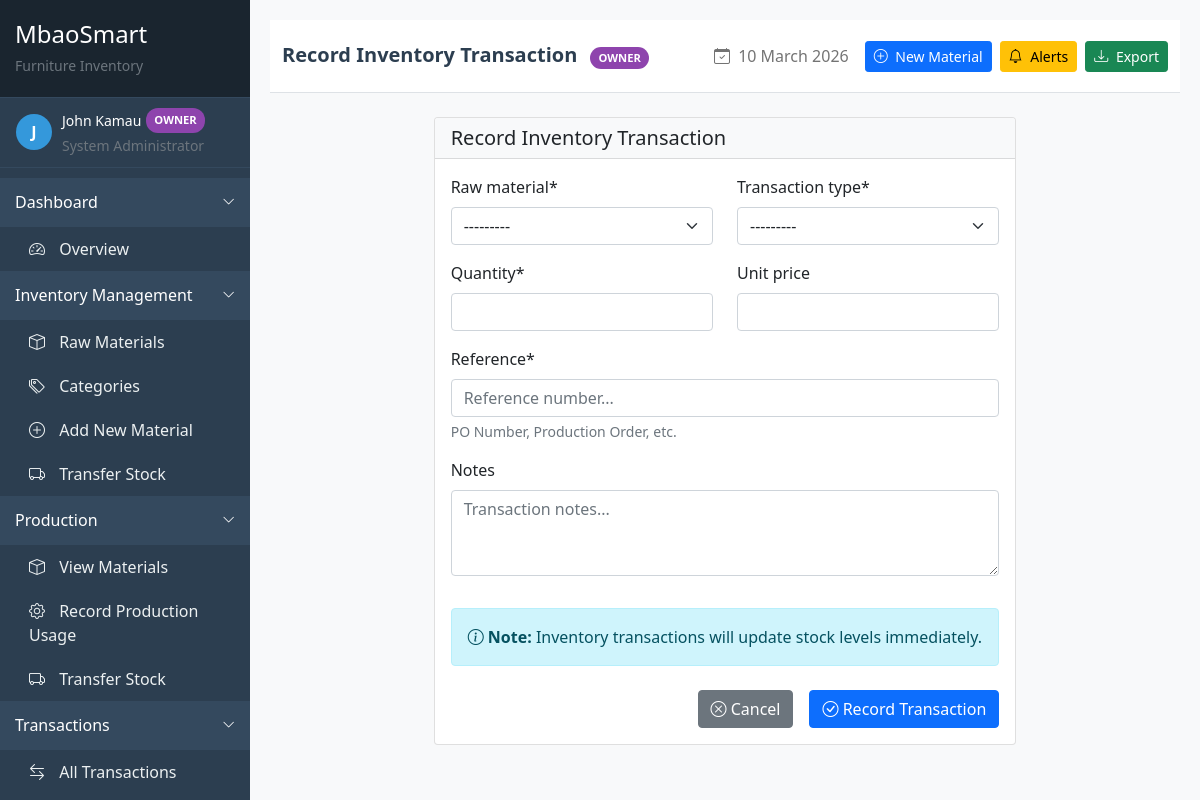
The app's page /inventory/transactions/create/ (signed in) with its own data.
### accounts/models.py (models this page shows, shortened)
class User(AbstractUser):
    USER_ROLES = (
        ('owner', 'Owner'),
        ('store_manager', 'Store Manager'),
        ('production_manager', 'Production Manager'),
        ('supervisor', 'Supervisor'),
        ('accountant', 'Accountant'),
        ('fundi', 'Fundi/Worker'),
        ('sales_person', 'Sales Person'),
        ('shop_manager', 'Shop Manager'),
    )
    phone_regex = RegexValidator(
        regex=r'^\+?1?\d{9,15}$',
        message="Phone number must be entered in the format: '+254700123456'. Up to 15 digits allowed."
    )
    role = models.CharField(max_length=20, choices=USER_ROLES, default='fundi')
    phone_number = models.CharField(validators=[phone_regex], max_length=17, blank=True)
    address = models.TextField(blank=True)
    id_number = models.CharField(max_length=20, blank=True)
    kra_pin = models.CharField(max_length=20, blank=True)
    nhif_number = models.CharField(max_length=20, blank=True)
    nssf_number = models.CharField(max_length=20, blank=True)
    bank_name = models.CharField(max_length=100, blank=True)
    bank_account = models.CharField(max_length=50, blank=True)
    branch = models.CharField(max_length=100, blank=True)
    date_joined = models.DateField(auto_now_add=True)
    profile_picture = models.ImageField(upload_to='profile_pics/', blank=True)
    is_active = models.BooleanField(default=True)
    class Meta:
        ordering = ['-date_joined']

### inventory/views.py (the view)
# urls.py: path('transactions/create/', views.create_inventory_transaction, name='transaction_create'),
@login_required
@permission_required('inventory.add_inventorytransaction')
def create_inventory_transaction(request):
    if request.method == 'POST':
        form = InventoryTransactionForm(request.POST)
        if form.is_valid():
            transaction = form.save(commit=False)
            transaction.created_by = request.user
            if not transaction.total_value and transaction.unit_price:
                transaction.total_value = transaction.quantity * transaction.unit_price
            transaction.save()
            messages.success(request, 'Inventory transaction recorded successfully!')
            return redirect('inventory:transaction_list')  # Fixed namespace
    else:
        form = InventoryTransactionForm()
    return render(request, 'inventory/transaction_form.html', {
        'form': form,
        'title': 'Record Inventory Transaction'
    })

### inventory/forms.py
class InventoryTransactionForm(forms.ModelForm):
    class Meta:
        model = InventoryTransaction
        fields = ['raw_material', 'transaction_type', 'quantity', 'unit_price', 'reference', 'notes']
        widgets = {
            'raw_material': forms.Select(attrs={'class': 'form-control'}),
            'transaction_type': forms.Select(attrs={'class': 'form-control'}),
            'quantity': forms.NumberInput(attrs={'class': 'form-control', 'step': '0.01'}),
            'unit_price': forms.NumberInput(attrs={'class': 'form-control', 'step': '0.01'}),
            'reference': forms.TextInput(attrs={'class': 'form-control', 'placeholder': 'Reference number...'}),
            'notes': forms.Textarea(attrs={'class': 'form-control', 'rows': 3, 'placeholder': 'Transaction notes...'}),
        }

### inventory/context_processors.py (called while the page is built)
def stock_alert_count(request):
    if request.user.is_authenticated:
        count = StockAlert.objects.filter(is_active=True).count()
        return {'stock_alert_count': count}
    return {'stock_alert_count': 0}

### inventory/models.py (called while the page is built)
    def __str__(self):
        return f"{self.name} ({self.unit})"

### templates/inventory/transaction_form.html (shortened to what this page needs)
{% extends 'base/base.html' %}
{% load crispy_forms_tags %}
{% block page_title %}{{ title }}{% endblock %}
{% block content %}
<div class="row">
    <div class="col-md-8 mx-auto">
        <div class="card">
            <div class="card-header bg-light">
                <h5 class="mb-0">{{ title }}</h5>
            </div>
            <div class="card-body">
                <form method="post" id="transactionForm">
                    <div class="row">
                        <div class="col-md-6">
                            {{ form.raw_material|as_crispy_field }}
                        </div>
                        <div class="col-md-6">
                            {{ form.transaction_type|as_crispy_field }}
                        </div>
                        <div class="col-md-6">
                            {{ form.quantity|as_crispy_field }}
                        </div>
                        <div class="col-md-6">
                            {{ form.unit_price|as_crispy_field }}
                        </div>
                        <div class="col-md-12">
                            {{ form.reference|as_crispy_field }}
                        </div>
                        <div class="col-md-12">
                            {{ form.notes|as_crispy_field }}
                        </div>
                    </div>
                    <div class="alert alert-info mt-3" id="transactionNote">
                        <i class="bi bi-info-circle"></i>
                        <strong>Note:</strong>
                        <span id="noteText">
                            Inventory transactions will update stock levels immediately.
                        </span>
                    </div>
                    <div class="d-grid gap-2 d-md-flex justify-content-md-end mt-4">
                        <a href="{% url 'inventory:transaction_list' %}" class="btn btn-secondary me-md-2">
                            <i class="bi bi-x-circle"></i> Cancel
                        </a>
                        <button type="submit" class="btn btn-primary">
                            <i class="bi bi-check-circle"></i> Record Transaction
                        </button>
                    </div>
                </form>
            </div>
        </div>
    </div>
</div>
{% endblock %}

### templates/base/base.html (shortened to what this page needs)
<!DOCTYPE html>
<html lang="en">
<head>
    <link href="https://cdn.jsdelivr.net/npm/bootstrap@5.1.3/dist/css/bootstrap.min.css" rel="stylesheet">
    <link rel="stylesheet" href="https://cdn.jsdelivr.net/npm/bootstrap-icons@1.8.1/font/bootstrap-icons.css">
</head>
<body>
    <div class="sidebar" id="sidebarMenu">
        <div class="sidebar-header">
            <h4 class="text-white mb-1">MbaoSmart</h4>
            <small class="text-muted">Furniture Inventory</small>
        </div>
        <div class="sidebar-content">
            <div class="user-info px-3">
                <div class="d-flex align-items-center">
                    <div class="user-avatar">
                        {{ request.user.get_full_name|default:request.user.username|first|upper }}
                    </div>
                    <div>
                        <div class="text-white small d-flex align-items-center">
                            {{ request.user.get_full_name|default:request.user.username }}
                            <span class="role-badge {{ request.user.role }}">{{ request.user.get_role_display }}</span>
                        </div>
                        <small class="text-muted">
                            {% if request.user.role == 'owner' %}System Administrator
                            {% elif request.user.role == 'store_manager' %}Inventory Manager
                            {% elif request.user.role == 'production_manager' %}Production Manager
                            {% elif request.user.role == 'accountant' %}Financial Controller
                            {% elif request.user.role == 'fundi' %}Workshop Staff
                            {% else %}Staff Member{% endif %}
                        </small>
                    </div>
                </div>
            </div>
            <div class="menu-section {% if request.resolver_match.url_name == 'dashboard' %}active{% endif %}" data-toggle="dashboard-section">
                <span>Dashboard</span>
                <i class="bi bi-chevron-down toggle-icon"></i>
            </div>
            <div class="submenu" id="dashboard-section">
                <a class="menu-item {% if request.resolver_match.url_name == 'dashboard' %}active{% endif %}"
                   href="{% url 'inventory:dashboard' %}">
                    <div>
                        <i class="bi bi-speedometer2"></i> Overview
                    </div>
                </a>
            </div>
            {% if request.user.role == 'owner' or request.user.role == 'store_manager' %}
            <div class="menu-section" data-toggle="inventory-section">
                <span>Inventory Management</span>
                <i class="bi bi-chevron-down toggle-icon"></i>
            </div>
            <div class="submenu" id="inventory-section">
                <a class="menu-item {% if 'raw-material-list' in request.path %}active{% endif %}"
                   href="{% url 'inventory:raw_material_list' %}">
                    <div>
                        <i class="bi bi-box"></i> Raw Materials
                    </div>
                </a>
                <a class="menu-item {% if 'category-list' in request.path %}active{% endif %}"
                   href="{% url 'inventory:category_list' %}">
                    <div>
                        <i class="bi bi-tags"></i> Categories
                    </div>
                </a>
                <a class="menu-item {% if 'raw-material-create' in request.path %}active{% endif %}"
                   href="{% url 'inventory:raw_material_create' %}">
                    <div>
                        <i class="bi bi-plus-circle"></i> Add New Material
                    </div>
                </a>
                <a class="menu-item {% if 'transfer-stock' in request.path %}active{% endif %}"
                   href="{% url 'inventory:transfer_stock' %}">
                    <div>
                        <i class="bi bi-truck"></i> Transfer Stock
                    </div>
                </a>
            </div>
            {% endif %}
            {% if request.user.role == 'owner' or request.user.role == 'production_manager' %}
            <div class="menu-section" data-toggle="production-section">
                <span>Production</span>
                <i class="bi bi-chevron-down toggle-icon"></i>
            </div>
            <div class="submenu" id="production-section">
                <a class="menu-item {% if 'raw-material-list' in request.path %}active{% endif %}"
                   href="{% url 'inventory:raw_material_list' %}">
                    <div>
                        <i class="bi bi-box"></i> View Materials
                    </div>
                </a>
                <a class="menu-item {% if 'production-usage' in request.path %}active{% endif %}"
                   href="#">
                    <div>
                        <i class="bi bi-gear"></i> Record Production Usage
                    </div>
                </a>
                <a class="menu-item {% if 'transfer-stock' in request.path %}active{% endif %}"
                   href="{% url 'inventory:transfer_stock' %}">
                    <div>
                        <i class="bi bi-truck"></i> Transfer Stock
                    </div>
                </a>
            </div>
            {% endif %}
            {% if request.user.role == 'owner' or request.user.role == 'store_manager' or request.user.role == 'production_manager' %}
            <div class="menu-section" data-toggle="transactions-section">
                <span>Transactions</span>
                <i class="bi bi-chevron-down toggle-icon"></i>
            </div>
            <div class="submenu" id="transactions-section">
                <a class="menu-item {% if 'transaction-list' in request.path %}active{% endif %}"
                   href="{% url 'inventory:transaction_list' %}">
                    <div>
                        <i class="bi bi-arrow-left-right"></i> All Transactions
                    </div>
                </a>
                {% if request.user.role == 'owner' or request.user.role == 'store_manager' %}
                <a class="menu-item {% if 'transaction-create' in request.path %}active{% endif %}"
                   href="{% url 'inventory:transaction_create' %}">
                </a>
                {% endif %}
            </div>
            {% endif %}
        </div>
    </div>
    <div class="main-content" id="mainContent">
        <nav class="navbar navbar-expand-lg navbar-light bg-white border-bottom py-3 mb-4">
            <div class="container-fluid">
                <div class="navbar-nav me-auto">
                    <span class="navbar-brand mb-0 h1">
                        {% block page_title %}{% endblock %}
                        <span class="role-badge {{ request.user.role }} ms-2">{{ request.user.get_role_display }}</span>
                    </span>
                </div>
                <div class="d-flex align-items-center">
                    <span class="navbar-text me-3 d-none d-md-block">
                        <i class="bi bi-calendar-check me-1"></i> {% now "j F Y" %}
                    </span>
                    {% if request.user.role == 'owner' or request.user.role == 'store_manager' %}
                    <a href="{% url 'inventory:raw_material_create' %}" class="btn btn-primary btn-sm me-2">
                        <i class="bi bi-plus-circle me-1"></i> New Material
                    </a>
                    {% endif %}
                    {% if request.user.role == 'owner' or request.user.role == 'store_manager' %}
                    <a href="{% url 'inventory:stock_alerts' %}" class="btn btn-warning btn-sm me-2 position-relative">
                        <i class="bi bi-bell me-1"></i> Alerts
                    </a>
                    {% endif %}
                    {% if request.user.role == 'owner' or request.user.role == 'accountant' %}
                    <a href="{% url 'inventory:stock_report' %}?export=csv" class="btn btn-success btn-sm">
                        <i class="bi bi-download me-1"></i> Export
                    </a>
                    {% endif %}
                </div>
            </div>
        </nav>
        <div class="container-fluid">
            {% block content %}
            {% endblock %}
        </div>
    </div>
</body>
</html>

### templates/base/base.html (style rules this page uses)
:root { --primary-color: #2c3e50; --secondary-color: #3498db; --accent-color: #e74c3c; }
body { font-family: 'Segoe UI', Tahoma, Geneva, Verdana, sans-serif; background-color: #f8f9fa; }
.sidebar { background-color: var(--primary-color); min-height: 100vh; color: white; width: 250px; position: fixed; left: 0; top: 0; overflow-y: auto; display: flex; flex-direction: column; }
.sidebar-content { flex: 1; overflow-y: auto; }
.sidebar a { color: #ecf0f1; text-decoration: none; display: block; transition: all 0.3s ease; }
.sidebar-header { padding: 20px 15px; border-bottom: 1px solid #34495e; background-color: #1a252f; }
.role-badge { display: inline-block; padding: 4px 8px; border-radius: 12px; font-size: 0.7rem; font-weight: 600; text-transform: uppercase; margin-left: 5px; }
.role-badge.owner { background-color: #8e44ad; color: white; }
.menu-section { cursor: pointer; padding: 12px 15px; border-bottom: 1px solid #34495e; background-color: #34495e; display: flex; justify-content: space-between; align-items: center; user-select: none; }
.menu-section .toggle-icon { transition: transform 0.3s; font-size: 0.8rem; }
.submenu { background-color: #2c3e50; overflow: hidden; transition: max-height 0.3s ease-out; }
.menu-item { padding: 10px 15px 10px 25px; border-left: 4px solid transparent; display: flex; align-items: center; justify-content: space-between; }
.menu-item i { width: 20px; margin-right: 10px; text-align: center; }
.user-info { padding: 10px 0; border-bottom: 1px solid #34495e; margin-bottom: 10px; }
.user-avatar { width: 36px; height: 36px; border-radius: 50%; background-color: #3498db; display: flex; align-items: center; justify-content: center; font-weight: bold; font-size: 16px; margin-right: 10px; }
.main-content { margin-left: 250px; padding: 20px; min-height: 100vh; }
.navbar-brand { font-weight: bold; color: var(--primary-color) !important; }

### records on screen
User: user.get_full_name|first "J", user.get_full_name "John Kamau", user.role "OWNER"

### other values on screen
{{ title }} "Record Inventory Transaction"
